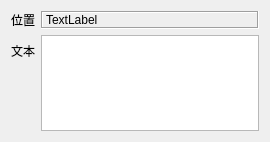
<?xml version="1.0" encoding="UTF-8"?>
<ui version="4.0">
 <class>Form</class>
 <widget class="QWidget" name="Form">
  <property name="geometry">
   <rect>
    <x>0</x>
    <y>0</y>
    <width>270</width>
    <height>142</height>
   </rect>
  </property>
  <property name="windowTitle">
   <string>Form</string>
  </property>
  <property name="styleSheet">
   <string notr="true">font: 9pt &quot;Microsoft YaHei UI&quot;;</string>
  </property>
  <layout class="QVBoxLayout" name="verticalLayout">
   <item>
    <layout class="QFormLayout" name="formLayout">
     <item row="0" column="0">
      <widget class="QLabel" name="label">
       <property name="text">
        <string>位置</string>
       </property>
      </widget>
     </item>
     <item row="0" column="1">
      <widget class="QLabel" name="labelRegion">
       <property name="styleSheet">
        <string notr="true"/>
       </property>
       <property name="frameShape">
        <enum>QFrame::Box</enum>
       </property>
       <property name="frameShadow">
        <enum>QFrame::Sunken</enum>
       </property>
       <property name="text">
        <string>TextLabel</string>
       </property>
      </widget>
     </item>
     <item row="1" column="0">
      <widget class="QLabel" name="label_3">
       <property name="text">
        <string>文本</string>
       </property>
      </widget>
     </item>
     <item row="1" column="1">
      <widget class="QTextEdit" name="textEditContent">
       <property name="autoFillBackground">
        <bool>true</bool>
       </property>
      </widget>
     </item>
    </layout>
   </item>
  </layout>
 </widget>
 <resources/>
 <connections/>
</ui>
